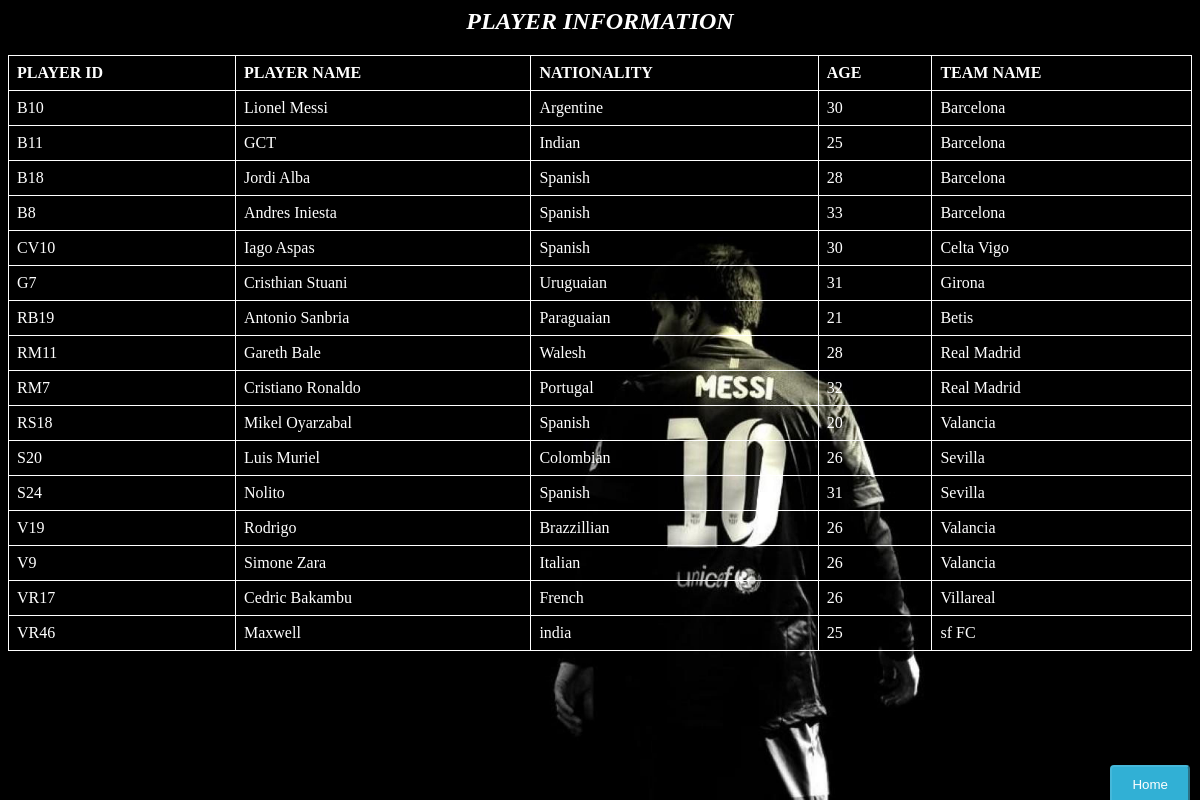
The page /view.php on the database its author committed.
### tables this page shows
CREATE TABLE `player` (
  `player_id` varchar(20) NOT NULL,
  `name` varchar(20) NOT NULL,
  `nationality` varchar(20) NOT NULL,
  `age` int(38) NOT NULL,
  `position` varchar(20) NOT NULL,
  `team_id` int(38) NOT NULL
);

CREATE TABLE `team` (
  `team_id` int(38) NOT NULL,
  `team_name` varchar(20) NOT NULL,
  `captain` varchar(40) NOT NULL,
  `location` varchar(50) NOT NULL,
  `rank` int(38) NOT NULL,
  `points` int(11) NOT NULL
);

### view.php (the view, shortened to what this page needs)
<html>
<head>
</head>
<body>
<h2 style align="center"><i><b>PLAYER INFORMATION</h2>
  <form action="index.html" method="post">
    <div id="mybutton">
<button class="feedback">Home</button>
</div>
                        </form>
</body>
</html>
<?php
$link = mysqli_connect("localhost", "root", "", "management");
$sql = "SELECT player_id,name,nationality,age,team_name FROM PLAYER JOIN TEAM WHERE player.team_id=team.team_id";
if($result = mysqli_query($link, $sql)){
    if(mysqli_num_rows($result) > 0){
        echo "<table>";
            echo "<tr>";
                echo "<th>PLAYER ID</th>";
                echo "<th>PLAYER NAME</th>";
                echo "<th>NATIONALITY</th>";
                echo "<th>AGE</th>";
                echo "<th>TEAM NAME</th>";
            echo "</tr>";
        while($row = mysqli_fetch_array($result)){
            echo "<tr>";
                echo "<td>" . $row['player_id'] . "</td>";
                echo "<td>" . $row['name'] . "</td>";
                echo "<td>" . $row['nationality'] . "</td>";
                echo "<td>" . $row['age'] . "</td>";
                echo "<td>" . $row['team_name'] . "</td>";
            echo "</tr>";
        }
        echo "</table>";
    } else{
        echo "No records matching your query were found.";
    }
} else{
    echo "ERROR: Could not able to execute $sql. " . mysqli_error($link);
}
?>

### view.php (style rules this page uses)
body { color:white; background-image: url("hdm.jpg"); background-size: cover; }
table, th, td { border: 1px solid white; }
table { border-collapse: collapse; width: 100%; }
th, td { text-align: left; padding: 8px; }
.feedback { background-color : #31B0D5; color: white; padding: 10px 20px; border-radius: 4px; border-color: #46b8da; }
#mybutton { position: fixed; bottom: -4px; right: 10px; }

### rows shown on the page
player: player_id "B10", name "Lionel Messi", nationality "Argentine", age "30", team.team_name "Barcelona"
player: player_id "B11", name "GCT", nationality "Indian", age "25", team.team_name "Barcelona"
player: player_id "B18", name "Jordi Alba", nationality "Spanish", age "28", team.team_name "Barcelona"
player: player_id "B8", name "Andres Iniesta", nationality "Spanish", age "33", team.team_name "Barcelona"
player: player_id "CV10", name "Iago Aspas", nationality "Spanish", age "30", team.team_name "Celta Vigo"
player: player_id "G7", name "Cristhian Stuani", nationality "Uruguaian", age "31", team.team_name "Girona"
player: player_id "RB19", name "Antonio Sanbria", nationality "Paraguaian", age "21", team.team_name "Betis"
player: player_id "RM11", name "Gareth Bale", nationality "Walesh", age "28", team.team_name "Real Madrid"
player: player_id "RM7", name "Cristiano Ronaldo", nationality "Portugal", age "32", team.team_name "Real Madrid"
player: player_id "RS18", name "Mikel Oyarzabal", nationality "Spanish", age "20", team.team_name "Valancia"
player: player_id "S20", name "Luis Muriel", nationality "Colombian", age "26", team.team_name "Sevilla"
player: player_id "S24", name "Nolito", nationality "Spanish", age "31", team.team_name "Sevilla"
player: player_id "V19", name "Rodrigo", nationality "Brazzillian", age "26", team.team_name "Valancia"
player: player_id "V9", name "Simone Zara", nationality "Italian", age "26", team.team_name "Valancia"
player: player_id "VR17", name "Cedric Bakambu", nationality "French", age "26", team.team_name "Villareal"
player: player_id "VR46", name "Maxwell", nationality "india", age "25", team.team_name "sf FC"
